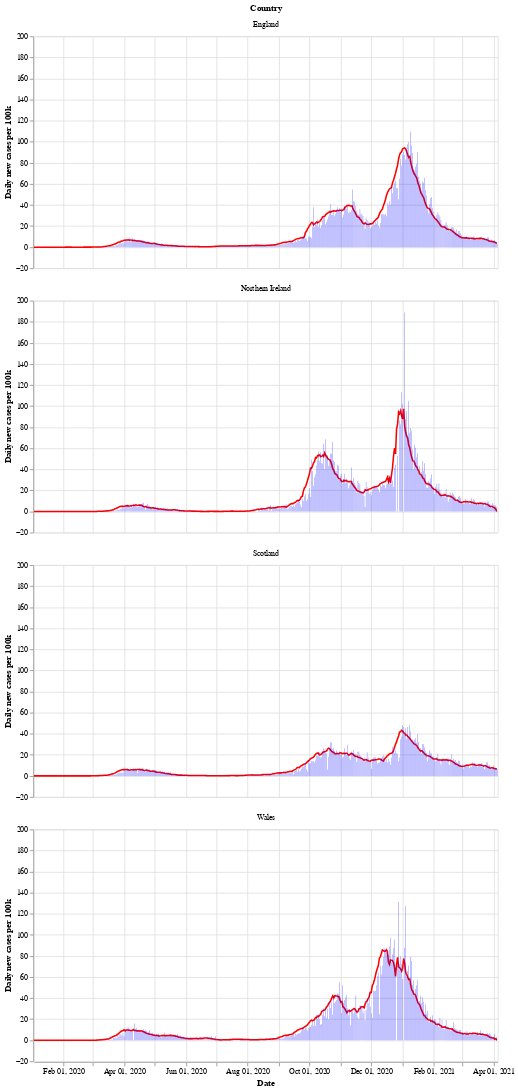

Notebook code cell kept with this figure:
### Markdown cell above
Next is a bar chart of the number of new cases in each country (per 100k population), with the 7 day moving average of cases. Again we see that Wales saw a longer period of raising and falling cases compared to the other countries.

After a period of cases falling, each nation is now seeing a rise in the number of cases - especially in Wales.

### Code cell
# collapse
bars = alt.Chart(uk_cases).mark_bar().encode(
    x=alt.X("yearmonthdate(date):T", axis=alt.Axis(title='Date')),
    y=alt.Y("newCasesRate:Q", axis=alt.Axis(title='Daily new cases per 100k')),
    tooltip='newCasesRate',
    color=alt.condition(
        alt.datum.dailyChange > 0,
        alt.value("orange"),  # The positive color
        alt.value("blue")  # The negative color
    )
).properties(title='New cases per 100k population with rolling 7 day average', width=600).interactive()
line = alt.Chart(uk_cases).mark_line(
    color='red',
    size=2,
).transform_window(
    rolling_mean='mean(newCasesRate)',
    frame=[0, 7],
    groupby=['areaName']
).encode(
    x='yearmonthdate(date):T',
    y='rolling_mean:Q'
)
alt.layer(line, bars, data=uk_cases).facet(alt.Row('areaName', title='Country'), columns=1)

### Figure 1 — Vega-Lite specification as saved in the notebook (floating-point values rounded to 4 significant figures; data arrays with more than 128 entries replaced by an {"elided": "..."} marker saying what was removed)
{"config": {"view": {"continuousWidth": 400, "continuousHeight": 300}}, "data": {"name": "data-af8cddfb686dd2c1bd6d542916ecca4a"}, "facet": {"type": "nominal", "field": "areaName", "title": "Country"}, "spec": {"layer": [{"mark": {"type": "line", "color": "red", "size": 2}, "encoding": {"x": {"type": "temporal", "field": "date", "timeUnit": "yearmonthdate"}, "y": {"type": "quantitative", "field": "rolling_mean"}}, "transform": [{"window": [{"op": "mean", "field": "newCasesRate", "as": "rolling_mean"}], "frame": [0, 7], "groupby": ["areaName"]}]}, {"mark": "bar", "encoding": {"color": {"condition": {"value": "orange", "test": "(datum.dailyChange > 0)"}, "value": "blue"}, "tooltip": {"type": "quantitative", "field": "newCasesRate"}, "x": {"type": "temporal", "axis": {"title": "Date"}, "field": "date", "timeUnit": "yearmonthdate"}, "y": {"type": "quantitative", "axis": {"title": "Daily new cases per 100k"}, "field": "newCasesRate"}}, "selection": {"selector002": {"type": "interval", "bind": "scales", "encodings": ["x", "y"]}}, "title": "New cases per 100k population with rolling 7 day average", "width": 600}]}, "columns": 1, "$schema": "https://vega.github.io/schema/vega-lite/v4.8.1.json", "datasets": {"data-af8cddfb686dd2c1bd6d542916ecca4a": {"elided": "1832 records"}}}
